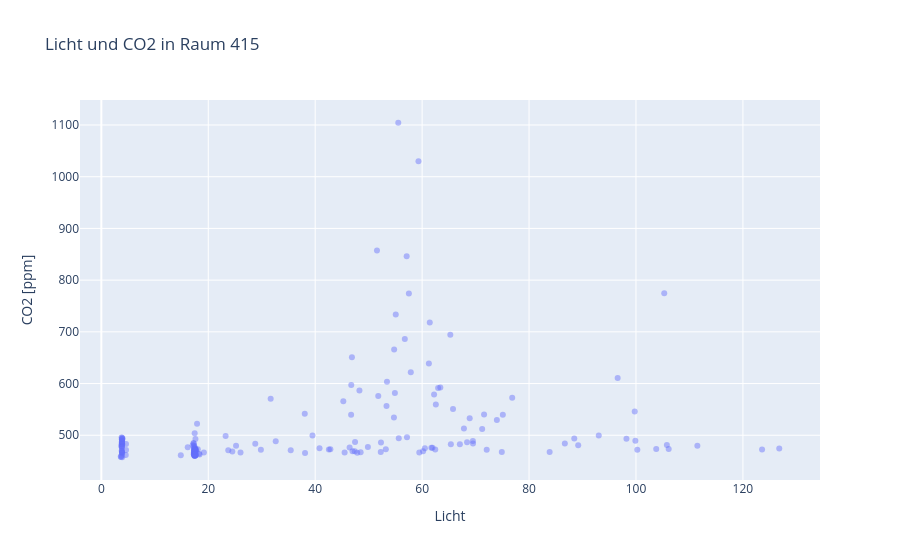

The notebook cell saved with this chart:
### Code cell
fig = go.Figure()
fig.add_trace(
    go.Scatter(
        x=data["light"],
        y=data["co2"],
        mode="markers",
        name="Messpunkte",
        marker={"opacity": 0.45},
    )
)

fig.update_layout(
    title="Licht und CO2 in Raum 415",
    xaxis_title="Licht",
    yaxis_title="CO2 [ppm]",
)

fig.show()

### Figure 1 — Plotly figure (JSON) as saved in the notebook; plotly's stock layout.template omitted (floating-point values rounded to 4 significant figures; data arrays with more than 128 entries replaced by an {"elided": "..."} marker saying what was removed)
{"data": [{"marker": {"opacity": 0.45}, "mode": "markers", "name": "Messpunkte", "x": {"elided": "184 float values"}, "y": {"elided": "184 float values"}, "type": "scatter"}], "layout": {"title": {"text": "Licht und CO2 in Raum 415"}, "xaxis": {"title": {"text": "Licht"}}, "yaxis": {"title": {"text": "CO2 [ppm]"}}}}
